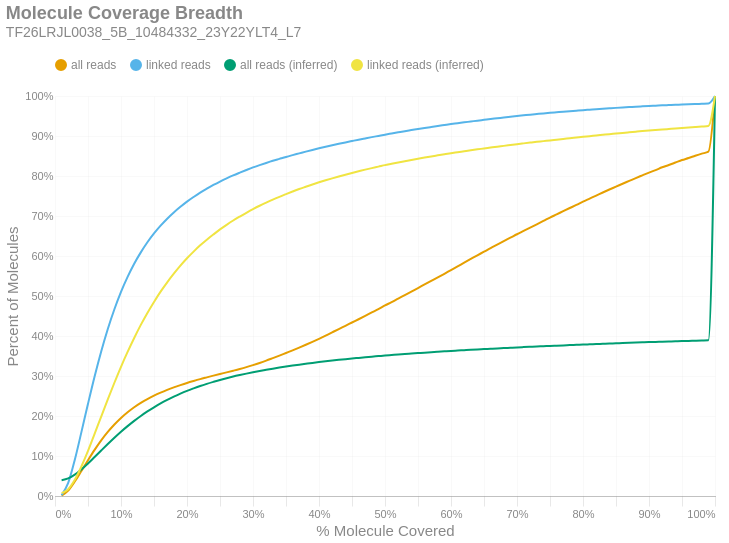

Notebook code for this chart:
### Markdown cell above
### Molecule Read Coverage
This chart shows molecule coverage breadth as computed by the number of bases aligned to that molecule. In other words, "*how much of each unique long molecule is actually sequenced/aligned?*" Keep in mind there is a distinction between sequences and alignments, since some sequences belonging to a particular molecule may not align well and wouldn't appear in the alignment data. This chart also shows molecule coverage breadth as computed by the *inferred fragment* from which the aligned sequences originate. Unlike read coverage, this calculation takes into account the total insert size, including unsequenced gaps between the forward and reverse reads. Like the previous figures, these are cumulative percents.

### Code cell
if SKIPLR:
    print_html(f"Skipped")
else:
    binned_df = consolidated_hist(valids['coverage_bp'], mask, 0.01, True)
    binned_df_inf = consolidated_hist(valids['coverage_inserts'], mask, 0.01, True)
    binned_df = binned_df.with_columns(pl.lit(binned_df_inf['all reads (cumsum)']).alias('all reads (inferred)'))
    binned_df = binned_df.with_columns(pl.lit(binned_df_inf['linked reads (cumsum)']).alias('linked reads (inferred)'))
    binned_df = binned_df.with_columns(
        (pl.col('bin').cast(pl.Float64) + 0.01).alias('right_edge')
    )

    with SafeRender(binned_df):
        (
            density_plot(binned_df, 'Molecule Coverage Breadth', samplename, 'molcov', ['all reads (inferred)','linked reads (inferred)'])
            .encode(
                #x=alt.X('bin:Q', title="% Molecule Covered").axis(format = '%').scale(padding=0),
                x=alt.X('right_edge:Q', title="% Molecule Covered").axis(format='%').scale(padding=0),
                y=alt.Y('value:Q', title='Percent of Molecules')
                    .axis(format='%')
                    .stack(False)
                    .scale(domainMin=0, padding=0),
                color=alt.Color("key:N").scale(domain = ["all reads", "linked reads", "all reads (inferred)", "linked reads (inferred)"]),
                tooltip = [
                    alt.Tooltip("key:N", title = "Data Type"),
                    alt.Tooltip("range_label:N", title="% Molecule Covered"),
                    alt.Tooltip("value:Q", format = ".2%", title="% Molecules")
                ]
            )
        ).display()

### Figure 1 — Vega-Lite specification as saved in the notebook (floating-point values rounded to 4 significant figures)
{"width": "container", "height": 400, "config": {"title": {"anchor": "start", "dy": -15, "fontSize": 18, "color": "#888888", "subtitleColor": "#888888", "subtitleFontSize": 14}, "arc": {"fill": "#0072B2"}, "axis": {"domainColor": "#888888", "domainWidth": 0.5, "gridWidth": 0.2, "grid": false, "titleFontWeight": 400, "titleFontSize": 15, "labelFontSize": 11, "labelColor": "#888888", "tickColor": "#888888", "tickWidth": 0.2, "titleColor": "#888888"}, "axisBand": {"grid": false}, "axisX": {"grid": true, "tickSize": 10, "domainCap": "round"}, "axisY": {"domain": false, "grid": true, "tickSize": 0, "domainCap": "round"}, "background": "transparent", "header": {"labelFontSize": 15, "labelColor": "#888888", "titleFontSize": 15, "titleFontWeight": 600, "titleColor": "#888888"}, "legend": {"labelFont": "sans-serif", "labelFontSize": 12, "labelColor": "#888888", "symbolSize": 100, "symbolType": "circle", "titleFontSize": 12, "titlePadding": 10, "titleColor": "#888888", "title": null, "orient": "top"}, "range": {"category": ["#E69F00", "#56B4E9", "#009E73", "#F0E442", "#0072B2", "#D55E00", "#CC79A7", "#000000"], "diverging": ["#cfe8f3", "#a2d4ec", "#73bfe2", "#46abdb", "#1696d2", "#12719e"]}, "area": {"fill": "#0072B2", "fillOpacity": 0.7, "line": true, "strokeOpacity": 0.7}, "line": {"color": "#0072B2", "stroke": "#0072B2", "strokeWidth": 2}, "trail": {"color": "#0072B2", "stroke": "#0072B2", "strokeWidth": 0, "size": 1}, "point": {"filled": true, "fillOpacity": 1.0, "size": 95}, "text": {"color": "#888888", "fontSize": 11, "align": "right", "fontWeight": 400, "size": 11}, "bar": {"fill": "#0072B2", "stroke": null}, "view": {"stroke": null, "continuousWidth": 660, "continuousHeight": 400}}, "data": {"name": "data-720b1bbee0232c8d649f4d3a9a563171"}, "mark": {"type": "line", "interpolate": "monotone", "point": {"opacity": 0, "size": 275}}, "encoding": {"color": {"field": "key", "scale": {"domain": ["all reads", "linked reads", "all reads (inferred)", "linked reads (inferred)"]}, "type": "nominal"}, "tooltip": [{"field": "key", "title": "Data Type", "type": "nominal"}, {"field": "range_label", "title": "% Molecule Covered", "type": "nominal"}, {"field": "value", "format": ".2%", "title": "% Molecules", "type": "quantitative"}], "x": {"axis": {"format": "%"}, "field": "right_edge", "scale": {"padding": 0}, "title": "% Molecule Covered", "type": "quantitative"}, "y": {"axis": {"format": "%"}, "field": "value", "scale": {"domainMin": 0, "padding": 0}, "stack": false, "title": "Percent of Molecules", "type": "quantitative"}}, "params": [{"name": "param_c36ac31b6afebe62", "select": {"type": "point", "fields": ["key"]}, "bind": "legend"}], "title": {"text": "Molecule Coverage Breadth", "subtitle": "TF26LRJL0038_5B_10484332_23Y22YLT4_L7"}, "transform": [{"fold": ["all reads (cumsum)", "linked reads (cumsum)", "all reads (inferred)", "linked reads (inferred)"]}, {"calculate": "replace(datum.key, ' (cumsum)', '')", "as": "key"}, {"filter": {"param": "param_c36ac31b6afebe62"}}], "usermeta": {"embedOptions": {"downloadFileName": "TF26LRJL0038_5B_10484332_23Y22YLT4_L7.molcov"}}, "$schema": "https://vega.github.io/schema/vega-lite/v6.4.1.json", "datasets": {"data-720b1bbee0232c8d649f4d3a9a563171": [{"bin": "0.0", "interval": "0.0-0.01", "all reads": 0.001094, "linked reads": 0.002008, "all reads (cumsum)": 0.001094, "linked reads (cumsum)": 0.002008, "range_label": "0.0-0.01", "all reads (inferred)": 0.03962, "linked reads (inferred)": 0.00716, "right_edge": 0.01}, {"bin": "0.01", "interval": "0.01-0.02", "all reads": 0.01255, "linked reads": 0.03066, "all reads (cumsum)": 0.01364, "linked reads (cumsum)": 0.03267, "range_label": "0.01-0.02", "all reads (inferred)": 0.04394, "linked reads (inferred)": 0.01696, "right_edge": 0.02}, {"bin": "0.02", "interval": "0.02-0.03", "all reads": 0.02251, "linked reads": 0.0578, "all reads (cumsum)": 0.03614, "linked reads (cumsum)": 0.09047, "range_label": "0.02-0.03", "all reads (inferred)": 0.05332, "linked reads (inferred)": 0.04047, "right_edge": 0.03}, {"bin": "0.03", "interval": "0.03-0.04", "all reads": 0.02643, "linked reads": 0.06924, "all reads (cumsum)": 0.06258, "linked reads (cumsum)": 0.1597, "range_label": "0.03-0.04", "all reads (inferred)": 0.06622, "linked reads (inferred)": 0.07377, "right_edge": 0.04}, {"bin": "0.04", "interval": "0.04-0.05", "all reads": 0.02683, "linked reads": 0.07077, "all reads (cumsum)": 0.08941, "linked reads (cumsum)": 0.2305, "range_label": "0.04-0.05", "all reads (inferred)": 0.08116, "linked reads (inferred)": 0.1127, "right_edge": 0.05}, {"bin": "0.05", "interval": "0.05-0.06", "all reads": 0.0258, "linked reads": 0.06826, "all reads (cumsum)": 0.1152, "linked reads (cumsum)": 0.2987, "range_label": "0.05-0.06", "all reads (inferred)": 0.09738, "linked reads (inferred)": 0.1554, "right_edge": 0.06}, {"bin": "0.06", "interval": "0.06-0.07", "all reads": 0.02366, "linked reads": 0.06269, "all reads (cumsum)": 0.1389, "linked reads (cumsum)": 0.3614, "range_label": "0.06-0.07", "all reads (inferred)": 0.1137, "linked reads (inferred)": 0.1985, "right_edge": 0.07}, {"bin": "0.07", "interval": "0.07-0.08", "all reads": 0.0212, "linked reads": 0.05617, "all reads (cumsum)": 0.1601, "linked reads (cumsum)": 0.4176, "range_label": "0.07-0.08", "all reads (inferred)": 0.1299, "linked reads (inferred)": 0.2413, "right_edge": 0.08}, {"bin": "0.08", "interval": "0.08-0.09", "all reads": 0.01859, "linked reads": 0.04925, "all reads (cumsum)": 0.1786, "linked reads (cumsum)": 0.4668, "range_label": "0.08-0.09", "all reads (inferred)": 0.1456, "linked reads (inferred)": 0.2831, "right_edge": 0.09}, {"bin": "0.09", "interval": "0.09-0.1", "all reads": 0.01644, "linked reads": 0.04344, "all reads (cumsum)": 0.1951, "linked reads (cumsum)": 0.5103, "range_label": "0.09-0.1", "all reads (inferred)": 0.1607, "linked reads (inferred)": 0.3231, "right_edge": 0.1}, {"bin": "0.1", "interval": "0.1-0.11", "all reads": 0.01424, "linked reads": 0.03754, "all reads (cumsum)": 0.2093, "linked reads (cumsum)": 0.5478, "range_label": "0.1-0.11", "all reads (inferred)": 0.1747, "linked reads (inferred)": 0.3602, "right_edge": 0.11}, {"bin": "0.11", "interval": "0.11-0.12", "all reads": 0.01252, "linked reads": 0.033, "all reads (cumsum)": 0.2218, "linked reads (cumsum)": 0.5808, "range_label": "0.11-0.12", "all reads (inferred)": 0.1879, "linked reads (inferred)": 0.3951, "right_edge": 0.12}, {"bin": "0.12", "interval": "0.12-0.13", "all reads": 0.0108, "linked reads": 0.0283, "all reads (cumsum)": 0.2326, "linked reads (cumsum)": 0.6091, "range_label": "0.12-0.13", "all reads (inferred)": 0.2001, "linked reads (inferred)": 0.4277, "right_edge": 0.13}, {"bin": "0.13", "interval": "0.13-0.14", "all reads": 0.009697, "linked reads": 0.02524, "all reads (cumsum)": 0.2423, "linked reads (cumsum)": 0.6344, "range_label": "0.13-0.14", "all reads (inferred)": 0.2114, "linked reads (inferred)": 0.4577, "right_edge": 0.14}, {"bin": "0.14", "interval": "0.14-0.15", "all reads": 0.008535, "linked reads": 0.02217, "all reads (cumsum)": 0.2509, "linked reads (cumsum)": 0.6565, "range_label": "0.14-0.15", "all reads (inferred)": 0.2218, "linked reads (inferred)": 0.4851, "right_edge": 0.15}, {"bin": "0.15", "interval": "0.15-0.16", "all reads": 0.007548, "linked reads": 0.01934, "all reads (cumsum)": 0.2584, "linked reads (cumsum)": 0.6759, "range_label": "0.15-0.16", "all reads (inferred)": 0.2315, "linked reads (inferred)": 0.5109, "right_edge": 0.16}, {"bin": "0.16", "interval": "0.16-0.17", "all reads": 0.006854, "linked reads": 0.01744, "all reads (cumsum)": 0.2653, "linked reads (cumsum)": 0.6933, "range_label": "0.16-0.17", "all reads (inferred)": 0.2403, "linked reads (inferred)": 0.5343, "right_edge": 0.17}, {"bin": "0.17", "interval": "0.17-0.18", "all reads": 0.006248, "linked reads": 0.01555, "all reads (cumsum)": 0.2715, "linked reads (cumsum)": 0.7089, "range_label": "0.17-0.18", "all reads (inferred)": 0.2484, "linked reads (inferred)": 0.5558, "right_edge": 0.18}, {"bin": "0.18", "interval": "0.18-0.19", "all reads": 0.00573, "linked reads": 0.01407, "all reads (cumsum)": 0.2773, "linked reads (cumsum)": 0.7229, "range_label": "0.18-0.19", "all reads (inferred)": 0.256, "linked reads (inferred)": 0.576, "right_edge": 0.19}, {"bin": "0.19", "interval": "0.19-0.2", "all reads": 0.005398, "linked reads": 0.01308, "all reads (cumsum)": 0.2827, "linked reads (cumsum)": 0.736, "range_label": "0.19-0.2", "all reads (inferred)": 0.2629, "linked reads (inferred)": 0.5944, "right_edge": 0.2}, {"bin": "0.2", "interval": "0.2-0.21", "all reads": 0.004912, "linked reads": 0.01161, "all reads (cumsum)": 0.2876, "linked reads (cumsum)": 0.7476, "range_label": "0.2-0.21", "all reads (inferred)": 0.2692, "linked reads (inferred)": 0.611, "right_edge": 0.21}, {"bin": "0.21", "interval": "0.21-0.22", "all reads": 0.004677, "linked reads": 0.01089, "all reads (cumsum)": 0.2922, "linked reads (cumsum)": 0.7585, "range_label": "0.21-0.22", "all reads (inferred)": 0.2751, "linked reads (inferred)": 0.6266, "right_edge": 0.22}, {"bin": "0.22", "interval": "0.22-0.23", "all reads": 0.004349, "linked reads": 0.009749, "all reads (cumsum)": 0.2966, "linked reads (cumsum)": 0.7683, "range_label": "0.22-0.23", "all reads (inferred)": 0.2804, "linked reads (inferred)": 0.6408, "right_edge": 0.23}, {"bin": "0.23", "interval": "0.23-0.24", "all reads": 0.004284, "linked reads": 0.009289, "all reads (cumsum)": 0.3009, "linked reads (cumsum)": 0.7775, "range_label": "0.23-0.24", "all reads (inferred)": 0.2854, "linked reads (inferred)": 0.6539, "right_edge": 0.24}, {"bin": "0.24", "interval": "0.24-0.25", "all reads": 0.004188, "linked reads": 0.008617, "all reads (cumsum)": 0.3051, "linked reads (cumsum)": 0.7862, "range_label": "0.24-0.25", "all reads (inferred)": 0.2901, "linked reads (inferred)": 0.6664, "right_edge": 0.25}, {"bin": "0.25", "interval": "0.25-0.26", "all reads": 0.003997, "linked reads": 0.007874, "all reads (cumsum)": 0.3091, "linked reads (cumsum)": 0.794, "range_label": "0.25-0.26", "all reads (inferred)": 0.2944, "linked reads (inferred)": 0.6779, "right_edge": 0.26}, {"bin": "0.26", "interval": "0.26-0.27", "all reads": 0.004133, "linked reads": 0.007459, "all reads (cumsum)": 0.3132, "linked reads (cumsum)": 0.8015, "range_label": "0.26-0.27", "all reads (inferred)": 0.2985, "linked reads (inferred)": 0.6887, "right_edge": 0.27}, {"bin": "0.27", "interval": "0.27-0.28", "all reads": 0.00429, "linked reads": 0.006896, "all reads (cumsum)": 0.3175, "linked reads (cumsum)": 0.8084, "range_label": "0.27-0.28", "all reads (inferred)": 0.3023, "linked reads (inferred)": 0.6986, "right_edge": 0.28}, {"bin": "0.28", "interval": "0.28-0.29", "all reads": 0.004633, "linked reads": 0.00668, "all reads (cumsum)": 0.3221, "linked reads (cumsum)": 0.8151, "range_label": "0.28-0.29", "all reads (inferred)": 0.3059, "linked reads (inferred)": 0.7081, "right_edge": 0.29}, {"bin": "0.29", "interval": "0.29-0.3", "all reads": 0.005032, "linked reads": 0.006404, "all reads (cumsum)": 0.3271, "linked reads (cumsum)": 0.8215, "range_label": "0.29-0.3", "all reads (inferred)": 0.3093, "linked reads (inferred)": 0.7171, "right_edge": 0.3}, {"bin": "0.3", "interval": "0.3-0.31", "all reads": 0.005364, "linked reads": 0.005744, "all reads (cumsum)": 0.3325, "linked reads (cumsum)": 0.8272, "range_label": "0.3-0.31", "all reads (inferred)": 0.3125, "linked reads (inferred)": 0.7256, "right_edge": 0.31}, {"bin": "0.31", "interval": "0.31-0.32", "all reads": 0.005808, "linked reads": 0.00547, "all reads (cumsum)": 0.3383, "linked reads (cumsum)": 0.8327, "range_label": "0.31-0.32", "all reads (inferred)": 0.3155, "linked reads (inferred)": 0.7333, "right_edge": 0.32}, {"bin": "0.32", "interval": "0.32-0.33", "all reads": 0.00625, "linked reads": 0.00527, "all reads (cumsum)": 0.3446, "linked reads (cumsum)": 0.838, "range_label": "0.32-0.33", "all reads (inferred)": 0.3183, "linked reads (inferred)": 0.7409, "right_edge": 0.33}, {"bin": "0.33", "interval": "0.33-0.34", "all reads": 0.006337, "linked reads": 0.004884, "all reads (cumsum)": 0.3509, "linked reads (cumsum)": 0.8428, "range_label": "0.33-0.34", "all reads (inferred)": 0.321, "linked reads (inferred)": 0.748, "right_edge": 0.34}, {"bin": "0.34", "interval": "0.34-0.35", "all reads": 0.006655, "linked reads": 0.004857, "all reads (cumsum)": 0.3576, "linked reads (cumsum)": 0.8477, "range_label": "0.34-0.35", "all reads (inferred)": 0.3236, "linked reads (inferred)": 0.7547, "right_edge": 0.35}, {"bin": "0.35", "interval": "0.35-0.36", "all reads": 0.006659, "linked reads": 0.004487, "all reads (cumsum)": 0.3642, "linked reads (cumsum)": 0.8522, "range_label": "0.35-0.36", "all reads (inferred)": 0.326, "linked reads (inferred)": 0.7612, "right_edge": 0.36}, {"bin": "0.36", "interval": "0.36-0.37", "all reads": 0.006793, "linked reads": 0.004355, "all reads (cumsum)": 0.371, "linked reads (cumsum)": 0.8565, "range_label": "0.36-0.37", "all reads (inferred)": 0.3284, "linked reads (inferred)": 0.7675, "right_edge": 0.37}, {"bin": "0.37", "interval": "0.37-0.38", "all reads": 0.007047, "linked reads": 0.004387, "all reads (cumsum)": 0.3781, "linked reads (cumsum)": 0.8609, "range_label": "0.37-0.38", "all reads (inferred)": 0.3306, "linked reads (inferred)": 0.7732, "right_edge": 0.38}, {"bin": "0.38", "interval": "0.38-0.39", "all reads": 0.007279, "linked reads": 0.004196, "all reads (cumsum)": 0.3853, "linked reads (cumsum)": 0.8651, "range_label": "0.38-0.39", "all reads (inferred)": 0.3328, "linked reads (inferred)": 0.7789, "right_edge": 0.39}, {"bin": "0.39", "interval": "0.39-0.4", "all reads": 0.007578, "linked reads": 0.004015, "all reads (cumsum)": 0.3929, "linked reads (cumsum)": 0.8691, "range_label": "0.39-0.4", "all reads (inferred)": 0.3348, "linked reads (inferred)": 0.7842, "right_edge": 0.4}, {"bin": "0.4", "interval": "0.4-0.41", "all reads": 0.007892, "linked reads": 0.003806, "all reads (cumsum)": 0.4008, "linked reads (cumsum)": 0.8729, "range_label": "0.4-0.41", "all reads (inferred)": 0.3367, "linked reads (inferred)": 0.7893, "right_edge": 0.41}, {"bin": "0.41", "interval": "0.41-0.42", "all reads": 0.008329, "linked reads": 0.003807, "all reads (cumsum)": 0.4091, "linked reads (cumsum)": 0.8767, "range_label": "0.41-0.42", "all reads (inferred)": 0.3386, "linked reads (inferred)": 0.7941, "right_edge": 0.42}, {"bin": "0.42", "interval": "0.42-0.43", "all reads": 0.008268, "linked reads": 0.003641, "all reads (cumsum)": 0.4174, "linked reads (cumsum)": 0.8804, "range_label": "0.42-0.43", "all reads (inferred)": 0.3403, "linked reads (inferred)": 0.7989, "right_edge": 0.43}, {"bin": "0.43", "interval": "0.43-0.44", "all reads": 0.008083, "linked reads": 0.00351, "all reads (cumsum)": 0.4255, "linked reads (cumsum)": 0.8839, "range_label": "0.43-0.44", "all reads (inferred)": 0.3421, "linked reads (inferred)": 0.8033, "right_edge": 0.44}, {"bin": "0.44", "interval": "0.44-0.45", "all reads": 0.008253, "linked reads": 0.003448, "all reads (cumsum)": 0.4337, "linked reads (cumsum)": 0.8873, "range_label": "0.44-0.45", "all reads (inferred)": 0.3437, "linked reads (inferred)": 0.8077, "right_edge": 0.45}, {"bin": "0.45", "interval": "0.45-0.46", "all reads": 0.008173, "linked reads": 0.003431, "all reads (cumsum)": 0.4419, "linked reads (cumsum)": 0.8908, "range_label": "0.45-0.46", "all reads (inferred)": 0.3453, "linked reads (inferred)": 0.8118, "right_edge": 0.46}, {"bin": "0.46", "interval": "0.46-0.47", "all reads": 0.008364, "linked reads": 0.003219, "all reads (cumsum)": 0.4503, "linked reads (cumsum)": 0.894, "range_label": "0.46-0.47", "all reads (inferred)": 0.3468, "linked reads (inferred)": 0.8159, "right_edge": 0.47}, {"bin": "0.47", "interval": "0.47-0.48", "all reads": 0.008623, "linked reads": 0.003179, "all reads (cumsum)": 0.4589, "linked reads (cumsum)": 0.8972, "range_label": "0.47-0.48", "all reads (inferred)": 0.3483, "linked reads (inferred)": 0.8197, "right_edge": 0.48}, {"bin": "0.48", "interval": "0.48-0.49", "all reads": 0.008344, "linked reads": 0.003078, "all reads (cumsum)": 0.4672, "linked reads (cumsum)": 0.9003, "range_label": "0.48-0.49", "all reads (inferred)": 0.3497, "linked reads (inferred)": 0.8234, "right_edge": 0.49}, {"bin": "0.49", "interval": "0.49-0.5", "all reads": 0.00919, "linked reads": 0.003094, "all reads (cumsum)": 0.4764, "linked reads (cumsum)": 0.9033, "range_label": "0.49-0.5", "all reads (inferred)": 0.3511, "linked reads (inferred)": 0.8272, "right_edge": 0.5}, {"bin": "0.5", "interval": "0.5-0.51", "all reads": 0.008052, "linked reads": 0.002937, "all reads (cumsum)": 0.4845, "linked reads (cumsum)": 0.9063, "range_label": "0.5-0.51", "all reads (inferred)": 0.3524, "linked reads (inferred)": 0.8305, "right_edge": 0.51}, {"bin": "0.51", "interval": "0.51-0.52", "all reads": 0.008985, "linked reads": 0.002923, "all reads (cumsum)": 0.4935, "linked reads (cumsum)": 0.9092, "range_label": "0.51-0.52", "all reads (inferred)": 0.3537, "linked reads (inferred)": 0.8338, "right_edge": 0.52}, {"bin": "0.52", "interval": "0.52-0.53", "all reads": 0.008683, "linked reads": 0.002911, "all reads (cumsum)": 0.5022, "linked reads (cumsum)": 0.9121, "range_label": "0.52-0.53", "all reads (inferred)": 0.3549, "linked reads (inferred)": 0.837, "right_edge": 0.53}, {"bin": "0.53", "interval": "0.53-0.54", "all reads": 0.008853, "linked reads": 0.002609, "all reads (cumsum)": 0.511, "linked reads (cumsum)": 0.9147, "range_label": "0.53-0.54", "all reads (inferred)": 0.3561, "linked reads (inferred)": 0.84, "right_edge": 0.54}, {"bin": "0.54", "interval": "0.54-0.55", "all reads": 0.008841, "linked reads": 0.002645, "all reads (cumsum)": 0.5199, "linked reads (cumsum)": 0.9174, "range_label": "0.54-0.55", "all reads (inferred)": 0.3572, "linked reads (inferred)": 0.843, "right_edge": 0.55}, {"bin": "0.55", "interval": "0.55-0.56", "all reads": 0.009007, "linked reads": 0.0026, "all reads (cumsum)": 0.5289, "linked reads (cumsum)": 0.92, "range_label": "0.55-0.56", "all reads (inferred)": 0.3584, "linked reads (inferred)": 0.846, "right_edge": 0.56}, {"bin": "0.56", "interval": "0.56-0.57", "all reads": 0.008859, "linked reads": 0.002504, "all reads (cumsum)": 0.5377, "linked reads (cumsum)": 0.9225, "range_label": "0.56-0.57", "all reads (inferred)": 0.3595, "linked reads (inferred)": 0.8489, "right_edge": 0.57}, {"bin": "0.57", "interval": "0.57-0.58", "all reads": 0.008711, "linked reads": 0.002474, "all reads (cumsum)": 0.5464, "linked reads (cumsum)": 0.925, "range_label": "0.57-0.58", "all reads (inferred)": 0.3606, "linked reads (inferred)": 0.8516, "right_edge": 0.58}, {"bin": "0.58", "interval": "0.58-0.59", "all reads": 0.009031, "linked reads": 0.00243, "all reads (cumsum)": 0.5555, "linked reads (cumsum)": 0.9274, "range_label": "0.58-0.59", "all reads (inferred)": 0.3616, "linked reads (inferred)": 0.8543, "right_edge": 0.59}, {"bin": "0.59", "interval": "0.59-0.6", "all reads": 0.009368, "linked reads": 0.002432, "all reads (cumsum)": 0.5648, "linked reads (cumsum)": 0.9298, "range_label": "0.59-0.6", "all reads (inferred)": 0.3627, "linked reads (inferred)": 0.857, "right_edge": 0.6}, {"bin": "0.6", "interval": "0.6-0.61", "all reads": 0.009201, "linked reads": 0.002128, "all reads (cumsum)": 0.574, "linked reads (cumsum)": 0.9319, "range_label": "0.6-0.61", "all reads (inferred)": 0.3636, "linked reads (inferred)": 0.8594, "right_edge": 0.61}, {"bin": "0.61", "interval": "0.61-0.62", "all reads": 0.009447, "linked reads": 0.002216, "all reads (cumsum)": 0.5835, "linked reads (cumsum)": 0.9342, "range_label": "0.61-0.62", "all reads (inferred)": 0.3646, "linked reads (inferred)": 0.8619, "right_edge": 0.62}, {"bin": "0.62", "interval": "0.62-0.63", "all reads": 0.009185, "linked reads": 0.002089, "all reads (cumsum)": 0.5927, "linked reads (cumsum)": 0.9362, "range_label": "0.62-0.63", "all reads (inferred)": 0.3655, "linked reads (inferred)": 0.8643, "right_edge": 0.63}, {"bin": "0.63", "interval": "0.63-0.64", "all reads": 0.00919, "linked reads": 0.002149, "all reads (cumsum)": 0.6018, "linked reads (cumsum)": 0.9384, "range_label": "0.63-0.64", "all reads (inferred)": 0.3664, "linked reads (inferred)": 0.8666, "right_edge": 0.64}, {"bin": "0.64", "interval": "0.64-0.65", "all reads": 0.008844, "linked reads": 0.001999, "all reads (cumsum)": 0.6107, "linked reads (cumsum)": 0.9404, "range_label": "0.64-0.65", "all reads (inferred)": 0.3673, "linked reads (inferred)": 0.8688, "right_edge": 0.65}, {"bin": "0.65", "interval": "0.65-0.66", "all reads": 0.009193, "linked reads": 0.002028, "all reads (cumsum)": 0.6199, "linked reads (cumsum)": 0.9424, "range_label": "0.65-0.66", "all reads (inferred)": 0.3682, "linked reads (inferred)": 0.8711, "right_edge": 0.66}, {"bin": "0.66", "interval": "0.66-0.67", "all reads": 0.008646, "linked reads": 0.001878, "all reads (cumsum)": 0.6285, "linked reads (cumsum)": 0.9443, "range_label": "0.66-0.67", "all reads (inferred)": 0.369, "linked reads (inferred)": 0.8733, "right_edge": 0.67}, {"bin": "0.67", "interval": "0.67-0.68", "all reads": 0.008723, "linked reads": 0.001942, "all reads (cumsum)": 0.6373, "linked reads (cumsum)": 0.9462, "range_label": "0.67-0.68", "all reads (inferred)": 0.3698, "linked reads (inferred)": 0.8753, "right_edge": 0.68}, {"bin": "0.68", "interval": "0.68-0.69", "all reads": 0.008526, "linked reads": 0.001843, "all reads (cumsum)": 0.6458, "linked reads (cumsum)": 0.9481, "range_label": "0.68-0.69", "all reads (inferred)": 0.3706, "linked reads (inferred)": 0.8774, "right_edge": 0.69}, {"bin": "0.69", "interval": "0.69-0.7", "all reads": 0.008623, "linked reads": 0.00184, "all reads (cumsum)": 0.6544, "linked reads (cumsum)": 0.9499, "range_label": "0.69-0.7", "all reads (inferred)": 0.3715, "linked reads (inferred)": 0.8796, "right_edge": 0.7}, {"bin": "0.7", "interval": "0.7-0.71", "all reads": 0.008264, "linked reads": 0.001711, "all reads (cumsum)": 0.6627, "linked reads (cumsum)": 0.9516, "range_label": "0.7-0.71", "all reads (inferred)": 0.3722, "linked reads (inferred)": 0.8816, "right_edge": 0.71}, {"bin": "0.71", "interval": "0.71-0.72", "all reads": 0.008288, "linked reads": 0.001722, "all reads (cumsum)": 0.671, "linked reads (cumsum)": 0.9534, "range_label": "0.71-0.72", "all reads (inferred)": 0.373, "linked reads (inferred)": 0.8835, "right_edge": 0.72}, {"bin": "0.72", "interval": "0.72-0.73", "all reads": 0.008355, "linked reads": 0.001581, "all reads (cumsum)": 0.6793, "linked reads (cumsum)": 0.9549, "range_label": "0.72-0.73", "all reads (inferred)": 0.3737, "linked reads (inferred)": 0.8854, "right_edge": 0.73}, {"bin": "0.73", "interval": "0.73-0.74", "all reads": 0.008242, "linked reads": 0.001568, "all reads (cumsum)": 0.6876, "linked reads (cumsum)": 0.9565, "range_label": "0.73-0.74", "all reads (inferred)": 0.3744, "linked reads (inferred)": 0.8872, "right_edge": 0.74}, {"bin": "0.74", "interval": "0.74-0.75", "all reads": 0.008552, "linked reads": 0.001447, "all reads (cumsum)": 0.6961, "linked reads (cumsum)": 0.958, "range_label": "0.74-0.75", "all reads (inferred)": 0.3752, "linked reads (inferred)": 0.889, "right_edge": 0.75}, {"bin": "0.75", "interval": "0.75-0.76", "all reads": 0.007871, "linked reads": 0.001383, "all reads (cumsum)": 0.704, "linked reads (cumsum)": 0.9593, "range_label": "0.75-0.76", "all reads (inferred)": 0.3758, "linked reads (inferred)": 0.8908, "right_edge": 0.76}, {"bin": "0.76", "interval": "0.76-0.77", "all reads": 0.008111, "linked reads": 0.001383, "all reads (cumsum)": 0.7121, "linked reads (cumsum)": 0.9607, "range_label": "0.76-0.77", "all reads (inferred)": 0.3765, "linked reads (inferred)": 0.8925, "right_edge": 0.77}, {"bin": "0.77", "interval": "0.77-0.78", "all reads": 0.007898, "linked reads": 0.001329, "all reads (cumsum)": 0.72, "linked reads (cumsum)": 0.9621, "range_label": "0.77-0.78", "all reads (inferred)": 0.3772, "linked reads (inferred)": 0.8943, "right_edge": 0.78}, {"bin": "0.78", "interval": "0.78-0.79", "all reads": 0.007681, "linked reads": 0.001283, "all reads (cumsum)": 0.7277, "linked reads (cumsum)": 0.9633, "range_label": "0.78-0.79", "all reads (inferred)": 0.3779, "linked reads (inferred)": 0.8961, "right_edge": 0.79}, {"bin": "0.79", "interval": "0.79-0.8", "all reads": 0.008294, "linked reads": 0.001262, "all reads (cumsum)": 0.736, "linked reads (cumsum)": 0.9646, "range_label": "0.79-0.8", "all reads (inferred)": 0.3786, "linked reads (inferred)": 0.8979, "right_edge": 0.8}, {"bin": "0.8", "interval": "0.8-0.81", "all reads": 0.007542, "linked reads": 0.00118, "all reads (cumsum)": 0.7435, "linked reads (cumsum)": 0.9658, "range_label": "0.8-0.81", "all reads (inferred)": 0.3792, "linked reads (inferred)": 0.8995, "right_edge": 0.81}, {"bin": "0.81", "interval": "0.81-0.82", "all reads": 0.007554, "linked reads": 0.001188, "all reads (cumsum)": 0.7511, "linked reads (cumsum)": 0.967, "range_label": "0.81-0.82", "all reads (inferred)": 0.3799, "linked reads (inferred)": 0.9013, "right_edge": 0.82}, {"bin": "0.82", "interval": "0.82-0.83", "all reads": 0.007714, "linked reads": 0.001157, "all reads (cumsum)": 0.7588, "linked reads (cumsum)": 0.9681, "range_label": "0.82-0.83", "all reads (inferred)": 0.3806, "linked reads (inferred)": 0.9029, "right_edge": 0.83}, {"bin": "0.83", "interval": "0.83-0.84", "all reads": 0.007458, "linked reads": 0.001112, "all reads (cumsum)": 0.7662, "linked reads (cumsum)": 0.9692, "range_label": "0.83-0.84", "all reads (inferred)": 0.3812, "linked reads (inferred)": 0.9046, "right_edge": 0.84}, {"bin": "0.84", "interval": "0.84-0.85", "all reads": 0.007217, "linked reads": 0.001085, "all reads (cumsum)": 0.7734, "linked reads (cumsum)": 0.9703, "range_label": "0.84-0.85", "all reads (inferred)": 0.3818, "linked reads (inferred)": 0.9061, "right_edge": 0.85}, {"bin": "0.85", "interval": "0.85-0.86", "all reads": 0.007253, "linked reads": 0.001006, "all reads (cumsum)": 0.7807, "linked reads (cumsum)": 0.9713, "range_label": "0.85-0.86", "all reads (inferred)": 0.3824, "linked reads (inferred)": 0.9077, "right_edge": 0.86}, {"bin": "0.86", "interval": "0.86-0.87", "all reads": 0.007059, "linked reads": 0.0009511, "all reads (cumsum)": 0.7878, "linked reads (cumsum)": 0.9723, "range_label": "0.86-0.87", "all reads (inferred)": 0.383, "linked reads (inferred)": 0.9093, "right_edge": 0.87}, {"bin": "0.87", "interval": "0.87-0.88", "all reads": 0.007105, "linked reads": 0.001006, "all reads (cumsum)": 0.7949, "linked reads (cumsum)": 0.9733, "range_label": "0.87-0.88", "all reads (inferred)": 0.3836, "linked reads (inferred)": 0.9108, "right_edge": 0.88}, {"bin": "0.88", "interval": "0.88-0.89", "all reads": 0.006835, "linked reads": 0.0008601, "all reads (cumsum)": 0.8017, "linked reads (cumsum)": 0.9741, "range_label": "0.88-0.89", "all reads (inferred)": 0.3842, "linked reads (inferred)": 0.9123, "right_edge": 0.89}, {"bin": "0.89", "interval": "0.89-0.9", "all reads": 0.006847, "linked reads": 0.0008313, "all reads (cumsum)": 0.8085, "linked reads (cumsum)": 0.975, "range_label": "0.89-0.9", "all reads (inferred)": 0.3848, "linked reads (inferred)": 0.9137, "right_edge": 0.9}, {"bin": "0.9", "interval": "0.9-0.91", "all reads": 0.006248, "linked reads": 0.0007948, "all reads (cumsum)": 0.8148, "linked reads (cumsum)": 0.9758, "range_label": "0.9-0.91", "all reads (inferred)": 0.3853, "linked reads (inferred)": 0.915, "right_edge": 0.91}, {"bin": "0.91", "interval": "0.91-0.92", "all reads": 0.006968, "linked reads": 0.0008237, "all reads (cumsum)": 0.8218, "linked reads (cumsum)": 0.9766, "range_label": "0.91-0.92", "all reads (inferred)": 0.3857, "linked reads (inferred)": 0.9162, "right_edge": 0.92}, {"bin": "0.92", "interval": "0.92-0.93", "all reads": 0.005709, "linked reads": 0.0006947, "all reads (cumsum)": 0.8275, "linked reads (cumsum)": 0.9773, "range_label": "0.92-0.93", "all reads (inferred)": 0.3862, "linked reads (inferred)": 0.9175, "right_edge": 0.93}, {"bin": "0.93", "interval": "0.93-0.94", "all reads": 0.006146, "linked reads": 0.0006962, "all reads (cumsum)": 0.8336, "linked reads (cumsum)": 0.978, "range_label": "0.93-0.94", "all reads (inferred)": 0.3868, "linked reads (inferred)": 0.9188, "right_edge": 0.94}, {"bin": "0.94", "interval": "0.94-0.95", "all reads": 0.006222, "linked reads": 0.0007418, "all reads (cumsum)": 0.8398, "linked reads (cumsum)": 0.9787, "range_label": "0.94-0.95", "all reads (inferred)": 0.3872, "linked reads (inferred)": 0.9199, "right_edge": 0.95}, {"bin": "0.95", "interval": "0.95-0.96", "all reads": 0.005065, "linked reads": 0.0006583, "all reads (cumsum)": 0.8449, "linked reads (cumsum)": 0.9794, "range_label": "0.95-0.96", "all reads (inferred)": 0.3878, "linked reads (inferred)": 0.9212, "right_edge": 0.96}, {"bin": "0.96", "interval": "0.96-0.97", "all reads": 0.005604, "linked reads": 0.0005794, "all reads (cumsum)": 0.8505, "linked reads (cumsum)": 0.98, "range_label": "0.96-0.97", "all reads (inferred)": 0.3882, "linked reads (inferred)": 0.9224, "right_edge": 0.97}, {"bin": "0.97", "interval": "0.97-0.98", "all reads": 0.005329, "linked reads": 0.0005552, "all reads (cumsum)": 0.8558, "linked reads (cumsum)": 0.9805, "range_label": "0.97-0.98", "all reads (inferred)": 0.3888, "linked reads (inferred)": 0.9237, "right_edge": 0.98}, {"bin": "0.98", "interval": "0.98-0.99", "all reads": 0.004911, "linked reads": 0.0005628, "all reads (cumsum)": 0.8607, "linked reads (cumsum)": 0.9811, "range_label": "0.98-0.99", "all reads (inferred)": 0.3894, "linked reads (inferred)": 0.9251, "right_edge": 0.99}, {"bin": "0.99", "interval": "0.99-1.0", "all reads": 0.1393, "linked reads": 0.01892, "all reads (cumsum)": 1.0, "linked reads (cumsum)": 1.0, "range_label": "0.99-1.0", "all reads (inferred)": 1.0, "linked reads (inferred)": 1.0, "right_edge": 1.0}]}}
